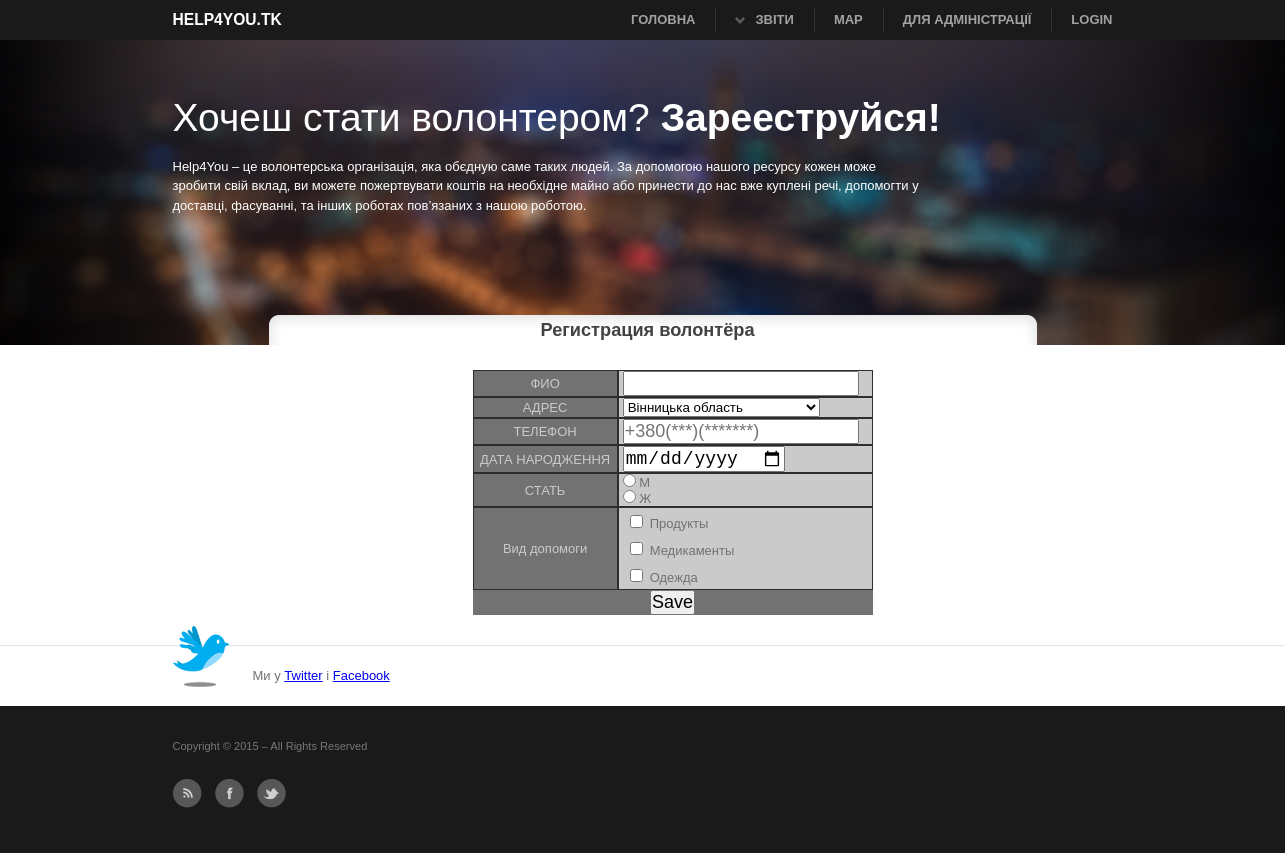
Page /Volonter/add/ on the earlier database version.
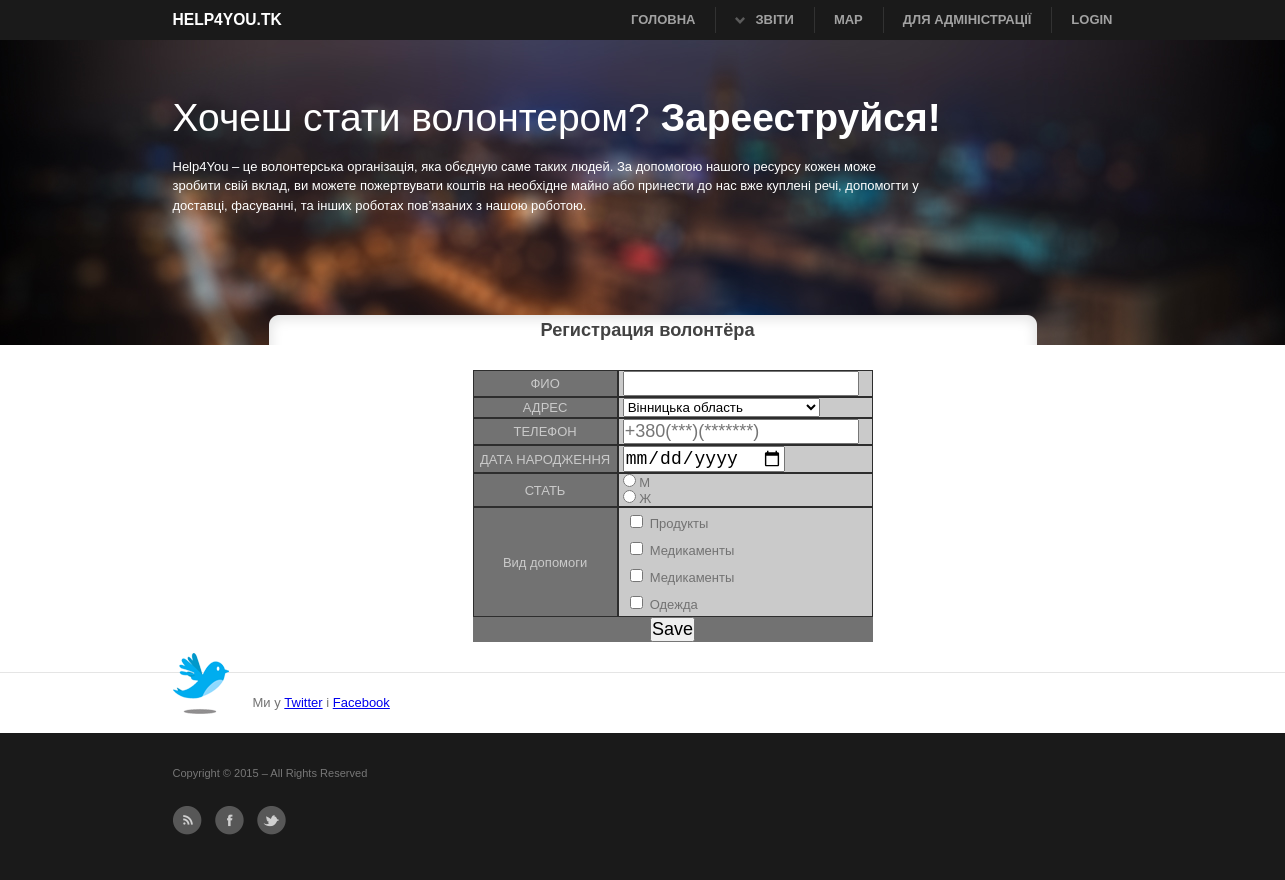
Same page on the later database version.
### main/models.py (models this page shows, shortened)
class CategoryResource(models.Model):
    category = models.CharField(max_length=50, verbose_name=u'Категорія')
    class Meta:
        verbose_name_plural = u'Категорії ресурсів'

### main/views.py (the view)
# urls.py: url(r'^Volonter/add/',VolonterCreateView.as_view(), name='create_volonter'),
class VolonterCreateView(CreateView):
    template_name = 'create_volonter.html'
    model = Volonter
    fields = ('fio', 'address', 'birthday',
              'telephone', 'gender','categories',)
    success_url = reverse_lazy('list_volonter')
    def get_context_data(self, **kwargs):
        context = super(VolonterCreateView, self).get_context_data(**kwargs)
        volonters = Volonter.objects.all()
        categories = CategoryResource.objects.all()
        data = []
        for category in categories:
            data.append({
                'name': category.category,
                'number': category.id,
            })
        context.update({
            'data': data,
            'Volonter': volonters,
        })
        return context

### main/templates/create_volonter.html (shortened to what this page needs)
{% extends 'base.html' %}
{% block title %}
     <h3 class="title_list">Регистрация волонтёра</h3>
{% endblock %}
{% block content %}
    <div id="create_table">
    <form class="zforma" method="POST" action="{% url 'create_volonter' %}">
    <table>
    <tr>
        <td class="CreateVoll">ФИО</td>
        <td class="CreateVolr"><input type="text" name="fio"></td>
    </tr>
       <tr>
        <td class="CreateVoll">АДРЕС</td>
        <td class="CreateVolr"><select size="1" name="address">
            <option value="Винницкая область">Вінницька область</option>
            </select>
        </td>
    </tr>
    <tr>
        <td class="CreateVoll">ТЕЛЕФОН</td>
        <td class="CreateVolr"><input width="500px" type="text" name="telephone" placeholder="+380(***)(*******)"></td>
    </tr>
    <tr >
        <td class="CreateVoll">ДАТА НАРОДЖЕННЯ</td>
        <td class="CreateVolr"><input width="500px" type="date" name="birthday"></td>
     </tr>
     <tr >
        <td class="CreateVoll">СТАТЬ</td>
        <td class="CreateVolr"><input type="radio" value="М" name="gender"> М <br><input type="radio" value="Ж" name="gender"> Ж</td>
    </tr>
    <tr>
        <td class="CreateVoll">Вид допомоги</td>
        <td class="CreateVolr">
            {% for item in data %}
            <input type="checkbox" name="categories" value="{{ item.number }}">{{ item.name }}<br>
            {% endfor %}
    </tr>
    <tr class="CreateVoll">
        <td colspan="2"><input class="bt" type="submit" name="Save" value="Save"></td>
    </tr>
    </table>
   </form>
   </div>
{% endblock %}

Differences in the rows shown:
added CategoryResource: name "Медикаменты"
